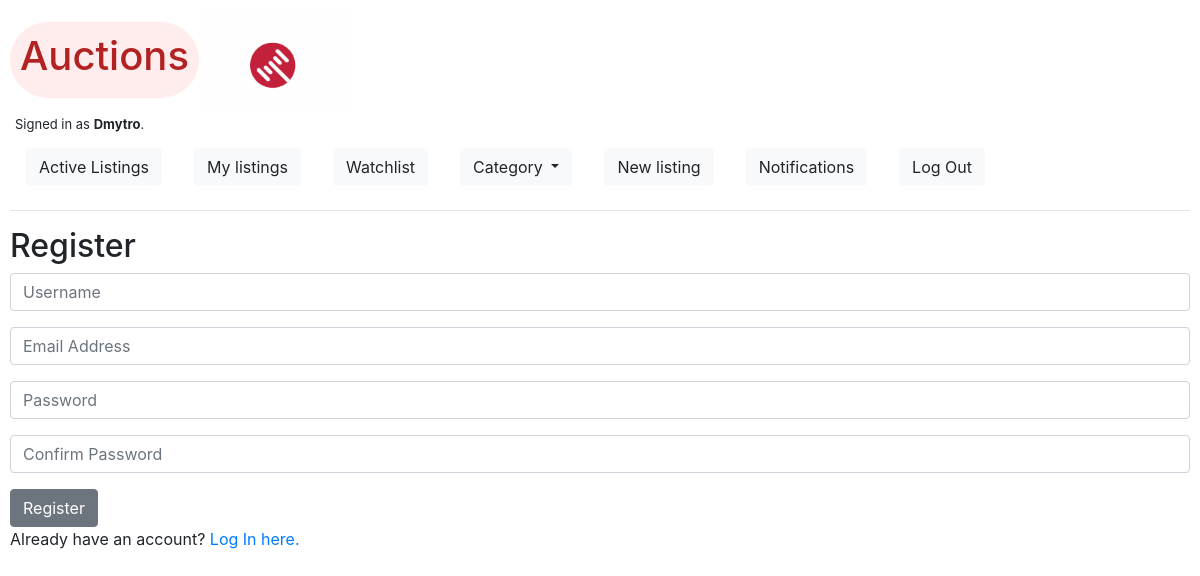
The app's page /register (signed in), older data.
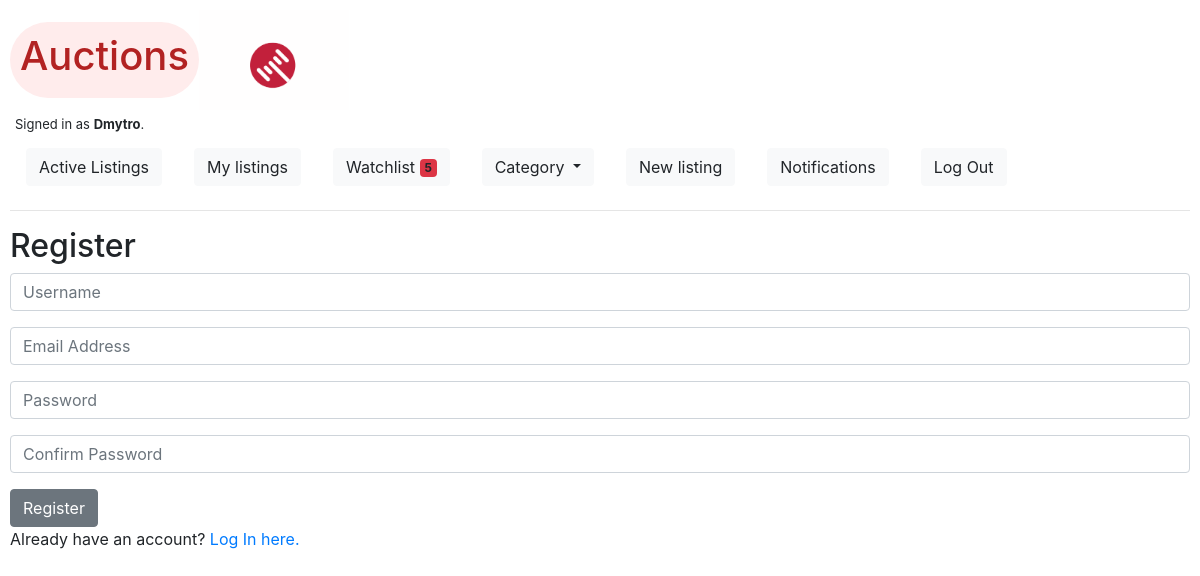
The same page, newer data.
### auctions/models.py (models this page shows)
class User(AbstractUser):
    pass

### auctions/views.py (the view)
# urls.py: path("register", views.register, name="register"),
def register(request):
    if request.method == "POST":
        username = request.POST["username"]
        email = request.POST["email"]
        password = request.POST["password"]
        confirmation = request.POST["confirmation"]
        if password != confirmation:
            return render(request, "auctions/register.html", {
                "message": "Passwords must match."
            })
        try:
            user = User.objects.create_user(username, email, password)
            user.save()
        except IntegrityError:
            return render(request, "auctions/register.html", {
                "message": "Username already taken."
            })
        login(request, user)
        return HttpResponseRedirect(reverse("index"))
    else:
        return render(request, "auctions/register.html")

### auctions/templates/auctions/register.html (shortened to what this page needs)
{% extends "auctions/layout.html" %}
{% block body %}
    <h2>Register</h2>
    <form action="{% url 'register' %}" method="post">
        <div class="form-group">
            <input class="form-control" autofocus type="text" name="username" placeholder="Username">
        </div>
        <div class="form-group">
            <input class="form-control" type="email" name="email" placeholder="Email Address">
        </div>
        <div class="form-group">
            <input class="form-control" type="password" name="password" placeholder="Password">
        </div>
        <div class="form-group">
            <input class="form-control" type="password" name="confirmation" placeholder="Confirm Password">
        </div>
        <input class="btn btn-secondary" type="submit" value="Register">
    </form>
    Already have an account? <a href="{% url 'login' %}">Log In here.</a>
{% endblock %}

### auctions/templates/auctions/layout.html (shortened to what this page needs)
{% load static %}
<!DOCTYPE html>
<html lang="en">
    <head>
        <link rel="stylesheet" href="https://stackpath.bootstrapcdn.com/bootstrap/4.4.1/css/bootstrap.min.css">
        <link rel="stylesheet" href="{% static 'auctions/styles.css' %}">
        <link rel="stylesheet" href="{% static 'auctions/color.css' %}">
        <script src="https://cdn.jsdelivr.net/npm/bootstrap@5.0.0-beta1/dist/js/bootstrap.min.js"></script>    </head>
    <body class="auctions">
        <div class="title">
            <div id="auction_logo"><h1>Auctions</h1></div>
            <div class="gif"></div>
        </div>
        <div id="is_authenticated">
            {% if user.is_authenticated %}
                Signed in as <strong>{{ user.username }}</strong>.
            {% else %}
                Not signed in.
            {% endif %}
        </div>
        <ul class="nav">
                <li class="nav-item">
                    <a class="nav-link" href="{% url 'index' %}">
                        <button type="button" class="btn btn-light">
                            Active Listings
                        </button>
                    </a>
                </li>
                {% if user.is_authenticated %}
                    <li class="nav-item">
                        <a class="nav-link" href="{% url 'my_listings' %}">
                            <button type="button" class="btn btn-light">
                                My listings
                            </button>
                        </a>
                    </li>
                    <li class="nav-item">
                        <a class="nav-link" href="{% url 'watchlist' %}">
                            <button type="button" class="btn btn-light">
                                Watchlist <span class="badge bg-danger">{% if request.user.watch.count != 0 %} {{ request.user.watch.count }} {% endif %}</span>
                              </button></a>
                    </li>
                    <li class="nav-item">
                        <div class="nav-link">
                            <a class="btn btn-light dropdown-toggle" href="#" role="button" id="dropdownMenuLink" data-toggle="dropdown" aria-haspopup="true" aria-expanded="false">
                            Category
                            </a>
                        </div>
                    </li>
                    <li class="nav-item">
                        <a class="nav-link" href="{% url 'new_listing' %}">
                            <button type="button" class="btn btn-light">
                                New listing
                            </button>
                        </a>
                    </li>
                    <li class="nav-item">
                        <a class="nav-link" href="{% url 'notifications' %}">
                            <button type="button" class="btn btn-light">
                                Notifications
                              </button></a>
                    </li>
                    <li class="nav-item">
                        <a class="nav-link" href="{% url 'logout' %}">
                            <button type="button" class="btn btn-light">
                                Log Out
                            </button>
                        </a>
                    </li>
                {% endif %}
        </ul>
        <hr>
        {% block body %}
        {% endblock %}
    </body>
</html>

Row changes from the older to the newer data that the page shows:
changed User "Dmytro": user.watch.count (not shown) → "5"
